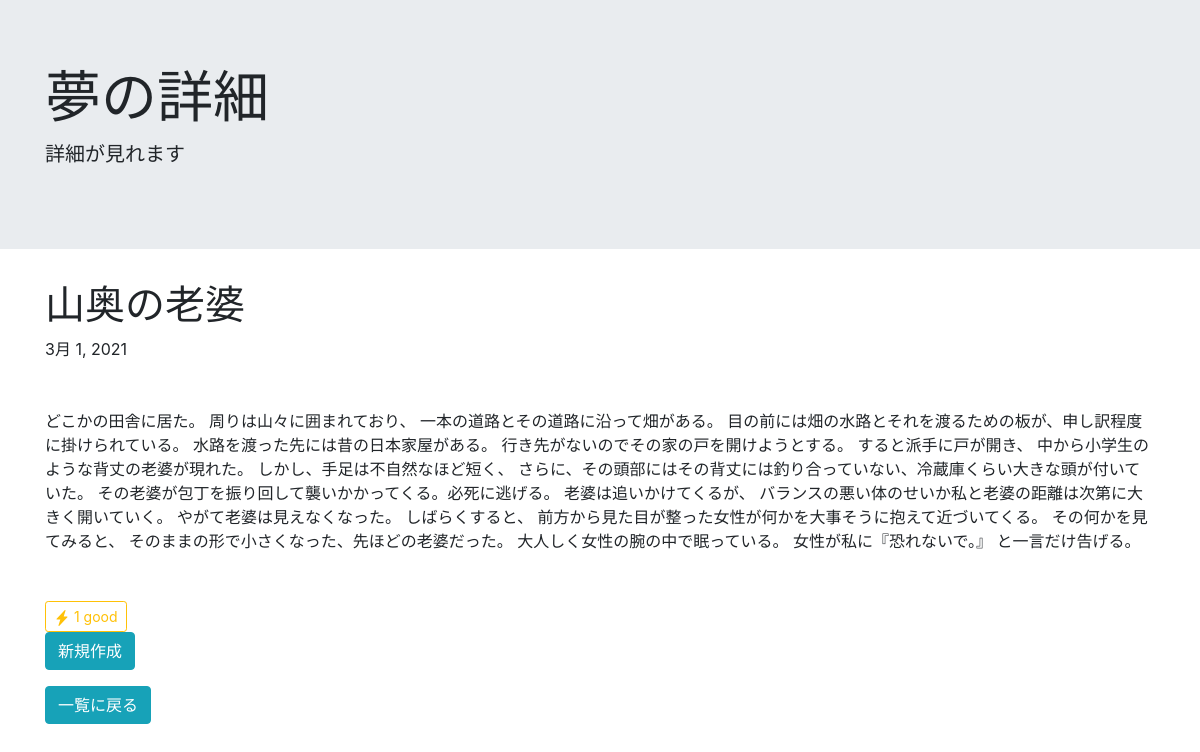
/dream_detail/1/, run on the app's committed database.
### yumenikki/models.py (models this page shows, shortened)
class DreamModel(models.Model):
    class Meta:
        verbose_name = "あなたの夢"
        verbose_name_plural = 'あなたの夢'
    title = models.CharField(
        verbose_name="タイトル",
        max_length=50,
    )
    content = models.TextField(
        verbose_name="内容"
    )
    image_1 = models.ImageField(
        verbose_name = '画像1',
        upload_to='media/',
        blank=True,
        null=True,
        )
    image_2 = models.ImageField(
        verbose_name = '画像2',
        upload_to='media/',
        blank=True,
        null=True,
        )
    image_3 = models.ImageField(
        verbose_name = '画像3',
        upload_to='media/',
        blank=True,
        null=True,
        )
    image_4 = models.ImageField(
        verbose_name = '画像4',
        upload_to='media/',
        blank=True,
        null=True,
        )
    create_time = models.DateField(
        verbose_name="投稿日",
        default=timezone.now
    )
    count = models.IntegerField(default=0)
    dtags = models.ManyToManyField(DreamTag, blank=True)

### yumenikki/views.py (the view)
# urls.py: path('dream_detail/<int:pk>/', views.dream_detali_view, name='dream_detail'),
def dream_detali_view(request, pk):
    obj = DreamModel.objects.get(pk=pk)
    if request.POST.get('like_count', None):
        obj.count += 1
        obj.save()
    context = {"dreammodel":obj}
    return render(request, 'yumenikki/dream_detail.html', context)

### yumenikki/templates/yumenikki/dream_detail.html (shortened to what this page needs)
{% extends 'yumenikki/base.html' %}
{% block content %}
    <div class="jumbotron jumbotron-fluid">
      <div class="container">
        <h1 class="display-4">夢の詳細</h1>
        <p class="lead">詳細が見れます</p>
      </div>
    </div>
    <div class="container">
      <h1>{{ dreammodel.title }}</h1>
      <p>{{ dreammodel.create_time }}</p>
      <div class="my-5">{{ dreammodel.content }}</div>
      {% include 'yumenikki/snippets/like_count.html' %}
    </div>
    <div class="container">
        <p class="btn-content"><a href="{% url 'idea_create' dreammodel.pk %}" class="btn btn-info" tabindex="-1" role="button" aria-disabled="true">新規作成</a></p>
        <p class="btn-content"><a href="{% url 'dream_list' %}" class="btn btn-info" tabindex="-1" role="button" aria-disabled="true">一覧に戻る</a></p>
    </div>
{% endblock content %}

### templates/yumenikki/snippets/like_count.html (shortened to what this page needs)
<form method="POST" class="d-inline">
  <button type="submit" class="btn btn-sm btn-outline-warning">
    <svg xmlns="http://www.w3.org/2000/svg" width="16" height="16" fill="currentColor" class="bi bi-lightning-fill" viewBox="0 0 16 16">
      <path fill-rule="evenodd" d="M11.251.068a.5.5 0 0 1 .227.58L9.677 6.5H13a.5.5 0 0 1 .364.843l-8 8.5a.5.5 0 0 1-.842-.49L6.323 9.5H3a.5.5 0 0 1-.364-.843l8-8.5a.5.5 0 0 1 .615-.09z"/>
    </svg>
    {{ dreammodel.count }} good
  </button>
</form>

### data on the page
DreamModel: title "山奥の老婆", create_time "3月 1, 2021", content "どこかの田舎に居た。 周りは山々に囲まれており、 一本の道路とその道路に沿って畑がある。 目の前には畑の水路とそれを渡るための板が、申し訳程度に掛けられている。 水路を渡った先には昔の日本家屋がある。 行き先がないのでその家の戸を開けようとする。 すると派手に戸が開き、 中から小学生のような背丈の老婆が現れた。 しかし、手足は不自然なほど短く、 さらに、その頭部にはその背丈には釣り合っていない、冷蔵庫くらい大きな頭が付いていた。 その老婆が包丁を振り回して襲いかかってくる。必死に逃げる。 老婆は追いかけてくるが、 バランスの悪い体のせいか私と老婆の距離は次第に大きく開いていく。 やがて老婆は見えなくなった。 しばらくすると、 前方から見た目が整った女性が何かを大事そうに抱えて近づいてくる。 その何かを見てみると、 そのままの形で小さくなった、先ほどの老婆だった。 大人しく女性の腕の中で眠っている。 女性が私に『恐れないで。』 と一言だけ告げる。", count "1"
